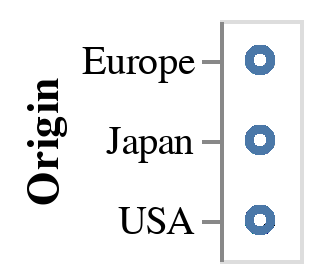

This figure's notebook cell:
### Markdown cell above
#### Encodings

The next step is to add *visual encoding channels* (or *encodings* for short) to the chart. An encoding channel specifies how a given data column should be mapped onto the visual properties of the visualization.
Some of the more frequenty used visual encodings are listed here:

* ``x``: x-axis value
* ``y``: y-axis value
* ``color``: color of the mark
* ``opacity``: transparency/opacity of the mark
* ``shape``: shape of the mark
* ``size``: size of the mark
* ``row``: row within a grid of facet plots
* ``column``: column within a grid of facet plots

For a complete list of these encodings, see the [Encodings](https://altair-viz.github.io/user_guide/encoding.html) section of the documentation.

Visual encodings can be created with the `encode()` method of the `Chart` object. For example, we can start by mapping the `y` axis of the chart to the `Origin` column:

### Code cell
alt.Chart(cars).mark_point().encode(
    y='Origin'
)

### Figure 1 — Vega-Lite specification as saved in the notebook (floating-point values rounded to 4 significant figures; data arrays with more than 128 entries replaced by an {"elided": "..."} marker saying what was removed)
{"config": {"view": {"continuousWidth": 300, "continuousHeight": 300}}, "data": {"name": "data-f02450ab61490a1363517a0190416235"}, "mark": {"type": "point"}, "encoding": {"y": {"field": "Origin", "type": "nominal"}}, "$schema": "https://vega.github.io/schema/vega-lite/v5.15.1.json", "datasets": {"data-f02450ab61490a1363517a0190416235": {"elided": "406 records"}}}
